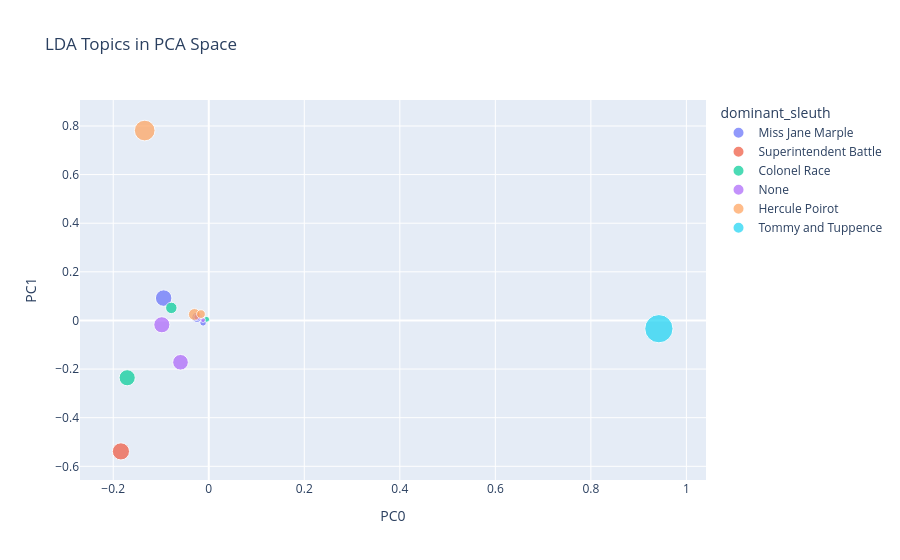

This figure's notebook cell:
### Code cell
# plot
px.scatter(
    topic_coords,
    x='PC0', y='PC1',
    size='mean_weight',
    color='dominant_sleuth',
    hover_name=topic_coords.index,
    hover_data=['top_terms'],
    title='LDA Topics in PCA Space'
)

### Figure 1 — Plotly figure (JSON) as saved in the notebook; plotly's stock layout.template omitted (floating-point values rounded to 4 significant figures)
{"data": [{"customdata": [["tea hospital home dear ladies"], ["sir pistol colonel shot clock"], ["sir inspector window table minutes"]], "hovertemplate": "<b>%{hovertext}</b><br><br>dominant_sleuth=Miss Jane Marple<br>PC0=%{x}<br>PC1=%{y}<br>mean_weight=%{marker.size}<br>top_terms=%{customdata[0]}<extra></extra>", "hovertext": [0.0, 11.0, 13.0], "legendgroup": "Miss Jane Marple", "marker": {"color": "#636efa", "size": [0.01366, 0.03302, 0.08608], "sizemode": "area", "sizeref": 0.0006324, "symbol": "circle"}, "mode": "markers", "name": "Miss Jane Marple", "orientation": "v", "showlegend": true, "type": "scatter", "x": [-0.01185, -0.02467, -0.09443], "xaxis": "x", "y": [-0.009915, 0.01284, 0.09195], "yaxis": "y"}, {"customdata": [["window cabin right light story"]], "hovertemplate": "<b>%{hovertext}</b><br><br>dominant_sleuth=Superintendent Battle<br>PC0=%{x}<br>PC1=%{y}<br>mean_weight=%{marker.size}<br>top_terms=%{customdata[0]}<extra></extra>", "hovertext": [1.0], "legendgroup": "Superintendent Battle", "marker": {"color": "#EF553B", "size": [0.09336], "sizemode": "area", "sizeref": 0.0006324, "symbol": "circle"}, "mode": "markers", "name": "Superintendent Battle", "orientation": "v", "showlegend": true, "type": "scatter", "x": [-0.1839], "xaxis": "x", "y": [-0.5387], "yaxis": "y"}, {"customdata": [["train compartment maid platform hotel"], ["letters sir letter car look"], ["girl secretary war car fellow"]], "hovertemplate": "<b>%{hovertext}</b><br><br>dominant_sleuth=Colonel Race<br>PC0=%{x}<br>PC1=%{y}<br>mean_weight=%{marker.size}<br>top_terms=%{customdata[0]}<extra></extra>", "hovertext": [2.0, 6.0, 8.0], "legendgroup": "Colonel Race", "marker": {"color": "#00cc96", "size": [0.04166, 0.0107, 0.08268], "sizemode": "area", "sizeref": 0.0006324, "symbol": "circle"}, "mode": "markers", "name": "Colonel Race", "orientation": "v", "showlegend": true, "type": "scatter", "x": [-0.07839, -0.004395, -0.1708], "xaxis": "x", "y": [0.0517, 0.004609, -0.2358], "yaxis": "y"}, {"customdata": [["uncle money men story somebody"], ["mother father boy child girl"], ["music child word nurse sebastian"], ["tuppence girl music money years"]], "hovertemplate": "<b>%{hovertext}</b><br><br>dominant_sleuth=None<br>PC0=%{x}<br>PC1=%{y}<br>mean_weight=%{marker.size}<br>top_terms=%{customdata[0]}<extra></extra>", "hovertext": [3.0, 4.0, 10.0, 12.0], "legendgroup": "None", "marker": {"color": "#ab63fa", "size": [0.0156, 0.08224, 0.007096, 0.07753], "sizemode": "area", "sizeref": 0.0006324, "symbol": "circle"}, "mode": "markers", "name": "None", "orientation": "v", "showlegend": true, "type": "scatter", "x": [-0.02403, -0.09827, -0.01189, -0.05918], "xaxis": "x", "y": [0.01385, -0.0178, 0.001435, -0.1721], "yaxis": "y"}, {"customdata": [["friend police ami jewels lady"], ["crime murder friend evidence letter"], ["strychnine coffee friend wife bed"]], "hovertemplate": "<b>%{hovertext}</b><br><br>dominant_sleuth=Hercule Poirot<br>PC0=%{x}<br>PC1=%{y}<br>mean_weight=%{marker.size}<br>top_terms=%{customdata[0]}<extra></extra>", "hovertext": [5.0, 7.0, 14.0], "legendgroup": "Hercule Poirot", "marker": {"color": "#FFA15A", "size": [0.04416, 0.1349, 0.0243], "sizemode": "area", "sizeref": 0.0006324, "symbol": "circle"}, "mode": "markers", "name": "Hercule Poirot", "orientation": "v", "showlegend": true, "type": "scatter", "x": [-0.03018, -0.1341, -0.0163], "xaxis": "x", "y": [0.02461, 0.7812, 0.02618], "yaxis": "y"}, {"customdata": [["girl friend doctor lady death"]], "hovertemplate": "<b>%{hovertext}</b><br><br>dominant_sleuth=Tommy and Tuppence<br>PC0=%{x}<br>PC1=%{y}<br>mean_weight=%{marker.size}<br>top_terms=%{customdata[0]}<extra></extra>", "hovertext": [9.0], "legendgroup": "Tommy and Tuppence", "marker": {"color": "#19d3f3", "size": [0.253], "sizemode": "area", "sizeref": 0.0006324, "symbol": "circle"}, "mode": "markers", "name": "Tommy and Tuppence", "orientation": "v", "showlegend": true, "type": "scatter", "x": [0.9424], "xaxis": "x", "y": [-0.03402], "yaxis": "y"}], "layout": {"legend": {"itemsizing": "constant", "title": {"text": "dominant_sleuth"}, "tracegroupgap": 0}, "title": {"text": "LDA Topics in PCA Space"}, "xaxis": {"anchor": "y", "domain": [0, 1], "title": {"text": "PC0"}}, "yaxis": {"anchor": "x", "domain": [0, 1], "title": {"text": "PC1"}}}}
